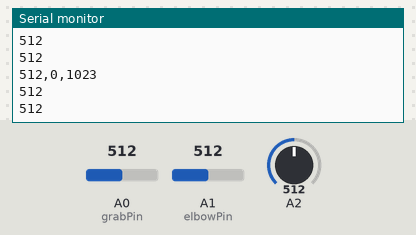
Recording of a sketch running on a simulated Arduino Uno, built with avr-gcc and run on an emulated ATmega328P. Parts: the last lines printed to the serial monitor. The inputs (shaded band) are chosen by the test bench; at power-on: A0 (grabPin) = 512, A2 = 512, A1 (elbowPin) = 512.

Above: at 1.2 s.
1.3 s: A0 (grabPin) set to 716
At 2.0 s:
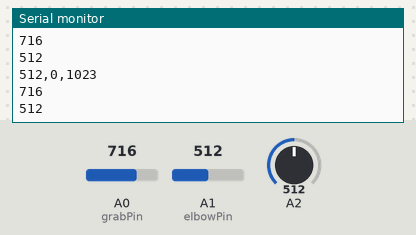
2.8 s: A2 set to 716
At 3.8 s:
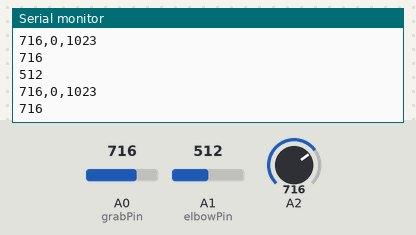
4.3 s: A1 (elbowPin) set to 306
At 5.0 s:
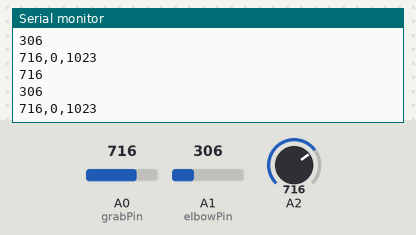
5.8 s: A0 (grabPin) set to 900
At 6.4 s:
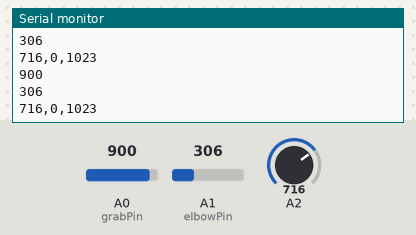
8.8 s: A1 (elbowPin) set to 122
At 9.8 s:
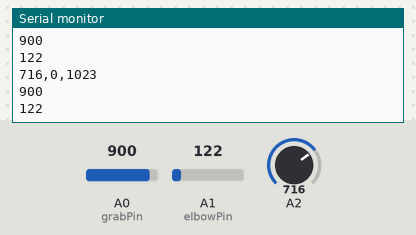
10.3 s: A2 set to 900
At 11.0 s:
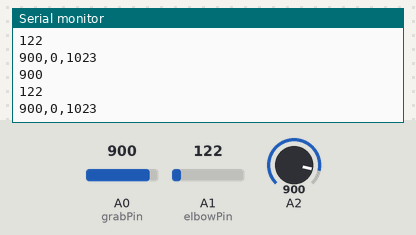
Timing chart, 0 to 12.8 s (numbered marks = the images above; inputs shaded):
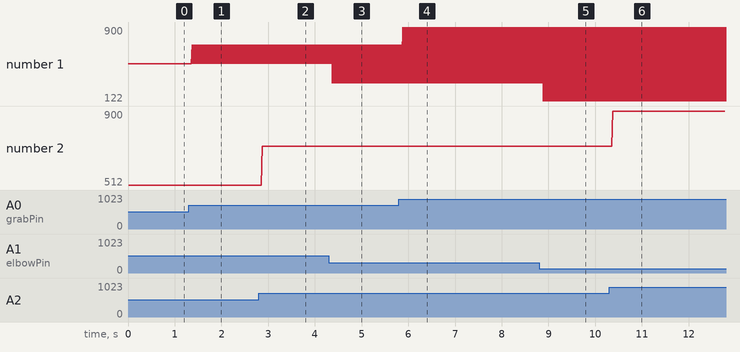

The sketch:

EMG_Sensor.ino
```cpp
int grabPin = A0;    // setting analog input for the forearm sensor
int elbowPin = A1;    // setting analog input for the bicep sensor
int grabValue = 0;    //setting initial values to 0
int elbowValue = 0;

void setup() {
  pinMode(grabPin, INPUT);
  pinMode(elbowPin, INPUT);

  Serial.begin(9600);
}

void loop() {
  // read the values from the sensor:
  grabValue = analogRead(grabPin);
  Serial.println(grabValue);
  elbowValue = analogRead(elbowPin);
  Serial.println(elbowValue);
    Serial.print(analogRead(A2));
  Serial.print(",0,1023");
  Serial.println();
  delay(2);
}
```

Measured:
- after the input at 1.3 s, the serial monitor: prints a new line after 0.07 s (image 1)
- after the input at 2.8 s, the serial monitor: prints a new line after 0.07 s (image 2)
- after the input at 4.3 s, the serial monitor: prints a new line after 0.08 s (image 3)
- after the input at 5.8 s, the serial monitor: prints a new line after 0.08 s (image 4)
- after the input at 8.8 s, the serial monitor: prints a new line after 0.08 s (image 5)
- after the input at 10.3 s, the serial monitor: prints a new line after 0.08 s (image 6)
- plotted number 1: 512 → 306 after the input at 4.3 s
